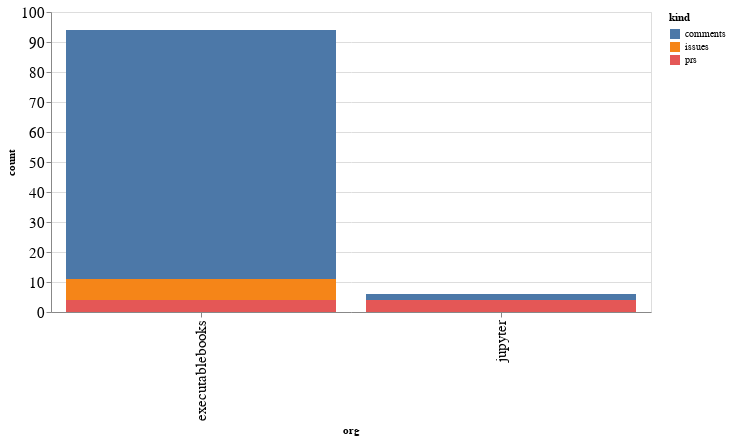

The notebook cell this image was saved under:
### Code cell
alt.Chart(org_summaries, width=600).mark_bar().encode(
    x='org',
    y='count',
    color='kind',
    tooltip="org"
)

### Figure 1 — Vega-Lite specification as saved in the notebook (floating-point values rounded to 4 significant figures)
{"config": {"axisLeft": {"labelFontSize": 15}, "axisBottom": {"labelFontSize": 15}}, "data": {"name": "data-e3938817048764db99420675e1ea06c7"}, "mark": "bar", "encoding": {"color": {"type": "nominal", "field": "kind"}, "tooltip": {"type": "nominal", "field": "org"}, "x": {"type": "nominal", "field": "org"}, "y": {"type": "quantitative", "field": "count"}}, "width": 600, "$schema": "https://vega.github.io/schema/vega-lite/v4.8.1.json", "datasets": {"data-e3938817048764db99420675e1ea06c7": [{"org": "executablebooks", "kind": "comments", "count": 83}, {"org": "executablebooks", "kind": "issues", "count": 7}, {"org": "executablebooks", "kind": "prs", "count": 4}, {"org": "jupyter", "kind": "comments", "count": 2}, {"org": "jupyter", "kind": "prs", "count": 4}]}}
